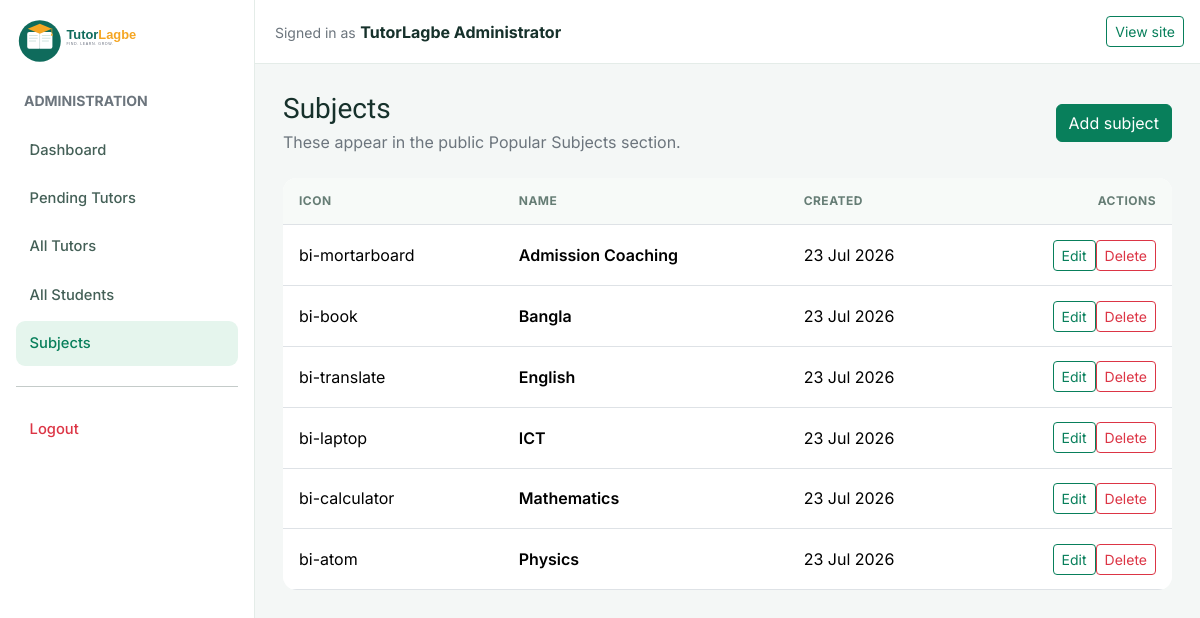
The app's page /admin/subjects.php (signed in) with its own data.
### tables this page shows
CREATE TABLE subjects (
  id BIGINT UNSIGNED AUTO_INCREMENT PRIMARY KEY,
  name VARCHAR(100) NOT NULL,
  icon VARCHAR(255) NULL,
  created_at TIMESTAMP NOT NULL DEFAULT CURRENT_TIMESTAMP,
  UNIQUE KEY uq_subjects_name (name)
);

### includes/bootstrap.php (called while the page is built, shortened)
<?php
function base_url(string $path = ''): string
{
    $base = getenv('TUTORLAGBE_BASE_URL');
    if ($base === false || $base === '') {
        $base = str_replace('\\', '/', dirname($_SERVER['SCRIPT_NAME'] ?? ''));
        if (str_ends_with($base, '/auth') || str_ends_with($base, '/admin')) {
            $base = substr($base, 0, -5);
        }
    }
    $base = rtrim($base, '/');
    return $base . '/' . ltrim($path, '/');
}
function e(?string $value): string
{
    return htmlspecialchars((string) $value, ENT_QUOTES, 'UTF-8');
}

### admin/subjects.php (the view, shortened to what this page needs)
<?php require_once __DIR__.'/../config/db.php';$pageTitle='Subjects';require __DIR__.'/includes/admin_layout_start.php';$errors=[];$edit=null;$pdo=null;try{$pdo=db();if($_SERVER['REQUEST_METHOD']==='POST'){if(!verify_csrf($_POST['csrf_token']??null))$errors[]='Your session expired.';else{$action=$_POST['action']??'';$id=filter_input(INPUT_POST,'id',FILTER_VALIDATE_INT);$name=trim((string)($_POST['name']??''));$icon=trim((string)($_POST['icon']??''));if(in_array($action,['create','update'],true)&&(mb_strlen($name)<2||mb_strlen($name)>100))$errors[]='Subject name must be 2–100 characters.';if(!$errors){if($action==='create'){$s=$pdo->prepare('INSERT INTO subjects (name,icon) VALUES (:name,:icon)');$s->execute(['name'=>$name,'icon'=>$icon?:null]);$msg='Subject added.';}elseif($action==='update'&&$id){$s=$pdo->prepare('UPDATE subjects SET name=:name,icon=:icon WHERE id=:id');$s->execute(['name'=>$name,'icon'=>$icon?:null,'id'=>$id]);$msg='Subject updated.';}elseif($action==='delete'&&$id){$s=$pdo->prepare('DELETE FROM subjects WHERE id=:id');$s->execute(['id'=>$id]);$msg='Subject deleted.';}else throw new InvalidArgumentException('Invalid subject action.');flash('admin_success',$msg);header('Location: subjects.php');exit;}}}if(isset($_GET['edit'])&&filter_var($_GET['edit'],FILTER_VALIDATE_INT)){$s=$pdo->prepare('SELECT id,name,icon FROM subjects WHERE id=:id');$s->execute(['id'=>(int)$_GET['edit']]);$edit=$s->fetch();}$subjects=$pdo->query('SELECT id,name,icon,created_at FROM subjects ORDER BY name')->fetchAll();}catch(PDOException $e){$errors[]='That subject already exists or the database is unavailable.';$subjects=[];}catch(Throwable $e){$errors[]='Unable to update subjects.';$subjects=[];} ?>
<div class="d-flex justify-content-between align-items-center mb-4"><div><h1 class="h3 mb-1">Subjects</h1><p class="text-secondary mb-0">These appear in the public Popular Subjects section.</p></div><button class="btn btn-brand" data-bs-toggle="modal" data-bs-target="#subjectModal">Add subject</button></div><?php if($m=flash('admin_success')):?><?=e($m)?><?php endif;?><?php if($errors):?><?=e($errors[0])?><?php endif;?><div class="admin-table table-responsive"><table class="table table-hover mb-0"><thead><tr><th>Icon</th><th>Name</th><th>Created</th><th class="text-end">Actions</th></tr></thead><tbody><?php foreach($subjects as $s):?><tr><td><?=e($s['icon']?:'—')?></td><td class="fw-semibold"><?=e($s['name'])?></td><td><?=e(date('d M Y',strtotime($s['created_at'])))?></td><td class="text-end"><a class="btn btn-sm btn-outline-brand" href="subjects.php?edit=<?=e((string)$s['id'])?>">Edit</a><form class="d-inline" method="post" onsubmit="return confirm('Delete this subject?')"><?=e(csrf_token())?><?=e((string)$s['id'])?><button class="btn btn-sm btn-outline-danger">Delete</button></form></td></tr><?php endforeach;?></tbody></table></div> <?= $edit?'show d-block':'' ?> <?= $edit?'style="background:rgba(0,0,0,.4)"':''?><?=e(csrf_token())?><?= $edit?'update':'create'?><?php if($edit):?><?=e((string)$edit['id'])?><?php endif;?><?= $edit?'Edit':'Add'?> <?=e($edit['name']??'')?><?=e($edit['icon']??'')?><?php if($edit):?><script>new bootstrap.Modal(document.getElementById('subjectModal')).show()</script><?php endif;?><?php require __DIR__.'/includes/admin_layout_end.php'; ?>

### includes/header.php (shortened to what this page needs)
<?php require_once __DIR__ . '/bootstrap.php'; ?>
<!doctype html>
<html lang="en">
<head>
    <link href="https://cdn.jsdelivr.net/npm/bootstrap@5.3.3/dist/css/bootstrap.min.css" rel="stylesheet">
    <link href="<?= base_url('assets/css/style.css') ?>" rel="stylesheet">
    <link href="<?= base_url('assets/css/logo.css') ?>" rel="stylesheet">
</head>

### admin/includes/admin_layout_start.php
<?php require_once __DIR__ . '/admin_auth_check.php'; $pageTitle = $pageTitle ?? 'Admin'; $adminLayout = true; require __DIR__ . '/../../includes/header.php'; ?>
<link href="<?= base_url('assets/css/admin.css') ?>" rel="stylesheet"><body class="admin-body"><div class="d-flex"><?php require __DIR__ . '/admin_sidebar.php'; ?><div class="admin-main flex-grow-1"><?php require __DIR__ . '/admin_navbar.php'; ?><main class="admin-content">

### admin/includes/admin_sidebar.php
<aside class="admin-sidebar p-3" id="adminSidebar">
  <a class="mb-4 d-block" href="<?= base_url('admin/dashboard.php') ?>"><img class="site-logo" src="<?= base_url('assets/images/tutorlagbe-logo.svg') ?>" alt="TutorLagbe"></a>
  <p class="text-uppercase small text-secondary fw-bold px-2">Administration</p>
  <nav class="nav flex-column gap-1">
    <?php foreach (['dashboard.php'=>'Dashboard','pending_tutors.php'=>'Pending Tutors','all_tutors.php'=>'All Tutors','all_students.php'=>'All Students','subjects.php'=>'Subjects'] as $file => $label): ?>
      <a class="nav-link <?= basename($_SERVER['PHP_SELF']) === $file ? 'active' : '' ?>" href="<?= base_url('admin/' . $file) ?>"><?= e($label) ?></a>
    <?php endforeach; ?>
    <hr><a class="nav-link text-danger" href="<?= base_url('admin/logout.php') ?>">Logout</a>
  </nav>
</aside>

### admin/includes/admin_navbar.php
<header class="admin-topbar px-3 py-3 d-flex justify-content-between align-items-center"><button class="btn btn-outline-brand d-lg-none" id="sidebarToggle" type="button">Menu</button><div class="ms-lg-1"><span class="small text-secondary">Signed in as</span> <strong><?= e($_SESSION['admin_name'] ?? 'Administrator') ?></strong></div><a class="btn btn-sm btn-outline-brand" href="<?= base_url('index.php') ?>">View site</a></header>

### admin/includes/admin_layout_end.php (shortened to what this page needs)
</main></div></div></body></html>

### assets/css/style.css (style rules this page uses)
:root { --brand:#087f5b;--brand-dark:#055a42;--ink:#16312b;--mist:#f4faf7;--warm:#f6b94d }
* { box-sizing:border-box }
body { font-family:Inter,system-ui,sans-serif;color:var(--ink);background:#fff }
h1,h2,h3,h4,h5,.brand { font-family:'Hind Siliguri',Inter,sans-serif;font-weight:700 }
.nav-link { font-size:.92rem;font-weight:500 }
.btn-brand { background:var(--brand);border-color:var(--brand);color:#fff }
.btn-outline-brand { border-color:var(--brand);color:var(--brand) }

### assets/css/logo.css (style rules this page uses)
.site-logo { display:block;width:168px;height:auto }

### assets/css/admin.css (style rules this page uses)
.admin-body { background:#f4f7f6 }
.admin-sidebar { width:255px;min-height:100vh;background:#fff;border-right:1px solid #e4ece8 }
.admin-sidebar .nav-link { border-radius:9px;color:#446057;padding:.7rem .85rem }
.admin-sidebar .nav-link.active,.admin-sidebar .nav-link:hover { background:#e5f5ed;color:#087f5b }
.admin-main { min-width:0 }
.admin-topbar { background:#fff;border-bottom:1px solid #e4ece8 }
.admin-table { background:#fff;border-radius:14px;overflow:hidden }
.admin-table th { font-size:.75rem;text-transform:uppercase;letter-spacing:.04em;color:#667d75;background:#f7faf8 }
.admin-table td,.admin-table th { padding:.9rem 1rem;vertical-align:middle }
.admin-content { padding:28px }

### records on screen
subjects: icon "bi-mortarboard", name "Admission Coaching", created_at "23 Jul 2026"
subjects: icon "bi-book", name "Bangla", created_at "23 Jul 2026"
subjects: icon "bi-translate", name "English", created_at "23 Jul 2026"
subjects: icon "bi-laptop", name "ICT", created_at "23 Jul 2026"
subjects: icon "bi-calculator", name "Mathematics", created_at "23 Jul 2026"
subjects: icon "bi-atom", name "Physics", created_at "23 Jul 2026"

### other values on screen
$label "Dashboard"
$label "Pending Tutors"
$label "All Tutors"
$label "All Students"
$label "Subjects"
$_SESSION['admin_name'] "TutorLagbe Administrator"
